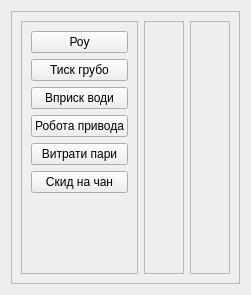
     <widget class="QWidget" name="tab_6">
      <attribute name="title">
       <string>РОУ</string>
      </attribute>
      <layout class="QVBoxLayout" name="verticalLayout_25">
       <item>
        <widget class="QFrame" name="frame_7">
         <property name="frameShape">
          <enum>QFrame::StyledPanel</enum>
         </property>
         <property name="frameShadow">
          <enum>QFrame::Raised</enum>
         </property>
         <layout class="QHBoxLayout" name="horizontalLayout_12">
          <item>
           <widget class="QFrame" name="frame_Reg_7">
            <property name="frameShape">
             <enum>QFrame::StyledPanel</enum>
            </property>
            <property name="frameShadow">
             <enum>QFrame::Sunken</enum>
            </property>
            <layout class="QVBoxLayout" name="verticalLayout_19">
             <item>
              <widget class="QPushButton" name="routrend_trend_6_0">
               <property name="text">
                <string>Роу</string>
               </property>
              </widget>
             </item>
             <item>
              <widget class="QPushButton" name="roureg3_trend_6_0">
               <property name="text">
                <string>Тиск грубо</string>
               </property>
              </widget>
             </item>
             <item>
              <widget class="QPushButton" name="roureg4_trend_6_0">
               <property name="text">
                <string>Вприск води</string>
               </property>
              </widget>
             </item>
             <item>
              <widget class="QPushButton" name="roureg5_trend_6_0">
               <property name="text">
                <string>Робота привода</string>
               </property>
              </widget>
             </item>
             <item>
              <widget class="QPushButton" name="routrend1_trend_6_0">
               <property name="text">
                <string>Витрати пари</string>
               </property>
              </widget>
             </item>
             <item>
              <widget class="QPushButton" name="routrend2_trend_6_0">
               <property name="text">
                <string>Скид на чан</string>
               </property>
              </widget>
             </item>
             <item>
              <spacer name="verticalSpacer_19">
               <property name="orientation">
                <enum>Qt::Vertical</enum>
               </property>
               <property name="sizeHint" stdset="0">
                <size>
                 <width>20</width>
                 <height>71</height>
                </size>
               </property>
              </spacer>
             </item>
            </layout>
           </widget>
          </item>
          <item>
           <widget class="QFrame" name="frame_Val_7">
            <property name="frameShape">
             <enum>QFrame::StyledPanel</enum>
            </property>
            <property name="frameShadow">
             <enum>QFrame::Sunken</enum>
            </property>
            <layout class="QVBoxLayout" name="verticalLayout_20">
             <item>
              <spacer name="verticalSpacer_20">
               <property name="orientation">
                <enum>Qt::Vertical</enum>
               </property>
               <property name="sizeHint" stdset="0">
                <size>
                 <width>20</width>
                 <height>145</height>
                </size>
               </property>
              </spacer>
             </item>
            </layout>
           </widget>
          </item>
          <item>
           <widget class="QFrame" name="frame_Other_7">
            <property name="frameShape">
             <enum>QFrame::StyledPanel</enum>
            </property>
            <property name="frameShadow">
             <enum>QFrame::Sunken</enum>
            </property>
            <layout class="QVBoxLayout" name="verticalLayout_21">
             <item>
              <spacer name="verticalSpacer_21">
               <property name="orientation">
                <enum>Qt::Vertical</enum>
               </property>
               <property name="sizeHint" stdset="0">
                <size>
                 <width>20</width>
                 <height>145</height>
                </size>
               </property>
              </spacer>
             </item>
            </layout>
           </widget>
          </item>
         </layout>
        </widget>
       </item>
      </layout>
     </widget>
